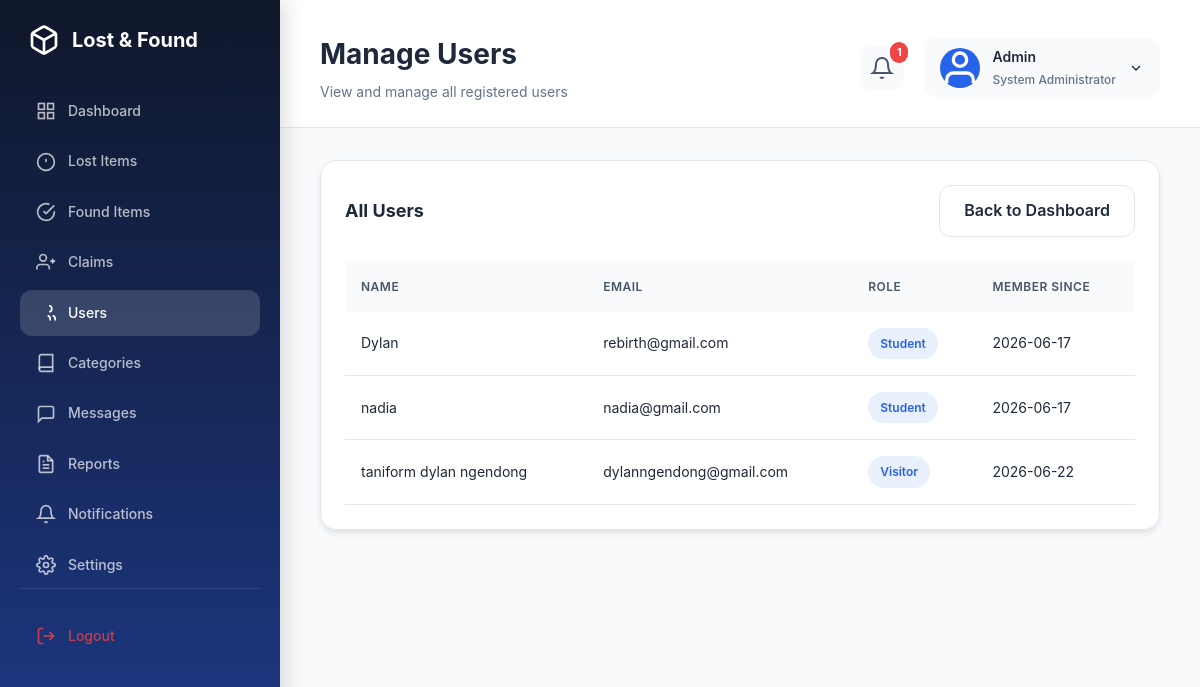
The app's page /admin/users (signed in) with its own data.
### tables this page shows
CREATE TABLE users (
        id INTEGER PRIMARY KEY AUTOINCREMENT,
        name TEXT NOT NULL,
        email TEXT NOT NULL UNIQUE,
        password TEXT NOT NULL,
        role TEXT NOT NULL DEFAULT "Student",
        created_at TEXT NOT NULL DEFAULT CURRENT_TIMESTAMP
    );

### app.py (the view)
@app.route('/admin/users')
@admin_required
def admin_users():
    conn = get_db_connection()
    users = conn.execute('SELECT * FROM users WHERE role != ?', ('Admin',)).fetchall()
    conn.close()
    return render_template('admin/users.html', users=users)

### app.py (called while the page is built, shortened)
@app.context_processor
def inject_unread_messages():
    unread_messages = 0
    if 'user_id' in session:
        conn = get_db_connection()
        if session.get('role') == 'Admin':
            unread_messages = conn.execute('''
                SELECT COUNT(*) as count FROM messages
                WHERE receiver_id = ? AND is_read = 0
            ''', (session['user_id'],)).fetchone()['count']
        conn.close()
    return dict(unread_messages=unread_messages)

def get_db_connection():
    conn = sqlite3.connect('database/lostfound.db')
    conn.row_factory = sqlite3.Row
    return conn

def admin_required(f):
    @wraps(f)
    def decorated_function(*args, **kwargs):
        if 'user_id' not in session:
            return redirect(url_for('login'))
        if session.get('role') != 'Admin':
            flash('Access denied. Admin only.', 'error')
            return redirect(url_for('index'))
        return f(*args, **kwargs)
    return decorated_function

### templates/admin/users.html (shortened to what this page needs)
{% extends "admin/base.html" %}
{% block page_title %}Manage Users{% endblock %}
{% block welcome_message %}View and manage all registered users{% endblock %}
{% block content %}
<div class="dashboard-panel">
    <div class="panel-header">
        <div class="panel-title">All Users</div>
        <a href="{{ url_for('admin_dashboard') }}" class="btn-secondary">Back to Dashboard</a>
    </div>
    {% if not users %}
        <p class="no-data">No users registered yet. Users will appear here once they register accounts.</p>
    {% else %}
        <table class="items-table">
            <thead>
                <tr>
                    <th>Name</th>
                    <th>Email</th>
                    <th>Role</th>
                    <th>Member Since</th>
                </tr>
            </thead>
            <tbody>
                {% for user in users %}
                <tr>
                    <td>{{ user.name }}</td>
                    <td>{{ user.email }}</td>
                    <td>
                        <span class="status-badge" style="background: rgba(37, 99, 235, 0.1); color: #2563EB;">{{ user.role }}</span>
                    </td>
                    <td>{{ user.created_at[:10] if user.created_at else 'N/A' }}</td>
                </tr>
                {% endfor %}
            </tbody>
        </table>
    {% endif %}
</div>
{% endblock %}

### static/css/style.css (style rules this page uses)
* { margin:0; padding:0; box-sizing:border-box; }
:root { --primary:#2563eb; --primary-deep:#1d4ed8; --primary-light:#3b82f6; --secondary:#10b981; --secondary-deep:#059669; --accent:#f59e0b; --danger:#ef4444; --navy:#111827; --surface:#ffffff; --surface-soft:#f8fbff; --surface-alt:#f1f5f9; --border:#e2e8f0; --border-light:#dbeafe; --text-primary:#1e293b; --text-secondary:#64748b; --text-muted:#94a3b8; --shadow-sm:0 1px 2px rgba(0,0,0,0.05); --shadow-md:0 4px 6px rgba(0,0,0,0.07); --shadow-lg:0 10px 15px rgba(0,0,0,0.1); --shadow-xl:0 20px 25px rgba(0,0,0,0.15); --radius-sm:8px; --radius-md:12px; --radius-lg:16px; --radius-xl:20px; }
body { font-family: 'Segoe UI', -apple-system, BlinkMacSystemFont, Arial, sans-serif; background: radial-gradient(circle at top, rgba(148,163,184,0.12), transparent 25%), linear-gradient(135deg, #f8fbff 0%, #edf4ff 45%, #fdfefe 100%); color:var(--text-primary); line-height:1.6; min-height:100vh; }
.primary-btn, .secondary-btn, .btn-primary, .btn-secondary { display:inline-flex; align-items:center; justify-content:center; border-radius:var(--radius-md); font-weight:600; transition:transform 0.2s ease, box-shadow 0.2s ease; text-decoration:none; padding:12px 24px; }
.btn-primary, .btn-secondary { display:inline-block; border-radius:var(--radius-md); padding:12px 24px; text-decoration:none; font-weight:600; transition:all 0.3s ease; }
.btn-secondary { background:var(--surface-soft); color:var(--primary-deep); border:1px solid var(--border-light); }

### static/css/admin.css (style rules this page uses)
* { margin: 0; padding: 0; box-sizing: border-box; }
:root { --primary: #2563EB; --primary-dark: #1E3A8A; --success: #22C55E; --warning: #F59E0B; --danger: #EF4444; --purple: #8B5CF6; --cyan: #06B6D4; --gray-900: #1E293B; --gray-800: #334155; --gray-700: #475569; --gray-600: #64748B; --gray-500: #94A3B8; --gray-400: #CBD5E1; --gray-300: #E2E8F0; --gray-200: #F1F5F9; --gray-100: #F8FAFC; --white: #ffffff; --shadow-sm: 0 1px 2px rgba(0, 0, 0, 0.05); --shadow: 0 4px 6px -1px rgba(0, 0, 0, 0.1); --shadow-lg: 0 10px 15px -3px rgba(0, 0, 0, 0.1); --shadow-xl: 0 20px 25px -5px rgba(0, 0, 0, 0.1); --radius-sm: 8px; --radius: 12px; --radius-lg: 16px; --sidebar-gradient: linear-gradient(180deg, #0F172A 0%, #1E3A8A 100%); }
.admin-body { margin: 0; padding: 0; font-family: 'Inter', -apple-system, BlinkMacSystemFont, 'Segoe UI', Roboto, 'Helvetica Neue', Arial, sans-serif; background: #F8FAFC; }
.dashboard-panel { background: var(--white); padding: 24px; border-radius: var(--radius-lg); box-shadow: var(--shadow); border: 1px solid var(--gray-300); }
.panel-header { display: flex; justify-content: space-between; align-items: center; margin-bottom: 24px; }
.panel-title { font-size: 18px; font-weight: 700; color: var(--gray-900); }
.items-table { width: 100%; border-collapse: collapse; }
.items-table thead { background: var(--gray-100); }
.items-table th { padding: 16px; text-align: left; font-size: 12px; font-weight: 600; color: var(--gray-700); text-transform: uppercase; letter-spacing: 0.5px; }
.items-table td { padding: 16px; border-bottom: 1px solid var(--gray-300); font-size: 14px; color: var(--gray-900); }
.status-badge { display: inline-block; padding: 6px 12px; border-radius: 999px; font-size: 12px; font-weight: 600; }
.btn-secondary { background: var(--white); border: 1px solid var(--gray-300); color: var(--gray-900); padding: 12px 24px; border-radius: var(--radius); text-decoration: none; font-weight: 600; transition: all 0.2s ease; }

### records on screen
users: name "Dylan", email "rebirth@gmail.com", role "Student", created_at "2026-06-17"
users: name "nadia", email "nadia@gmail.com", role "Student", created_at "2026-06-17"
users: name "taniform dylan ngendong", email "dylanngendong@gmail.com", role "Visitor", created_at "2026-06-22"

### other values on screen
{{ unread_messages }} "1"
{{ session.get('name', 'Admin') }} "Admin"
